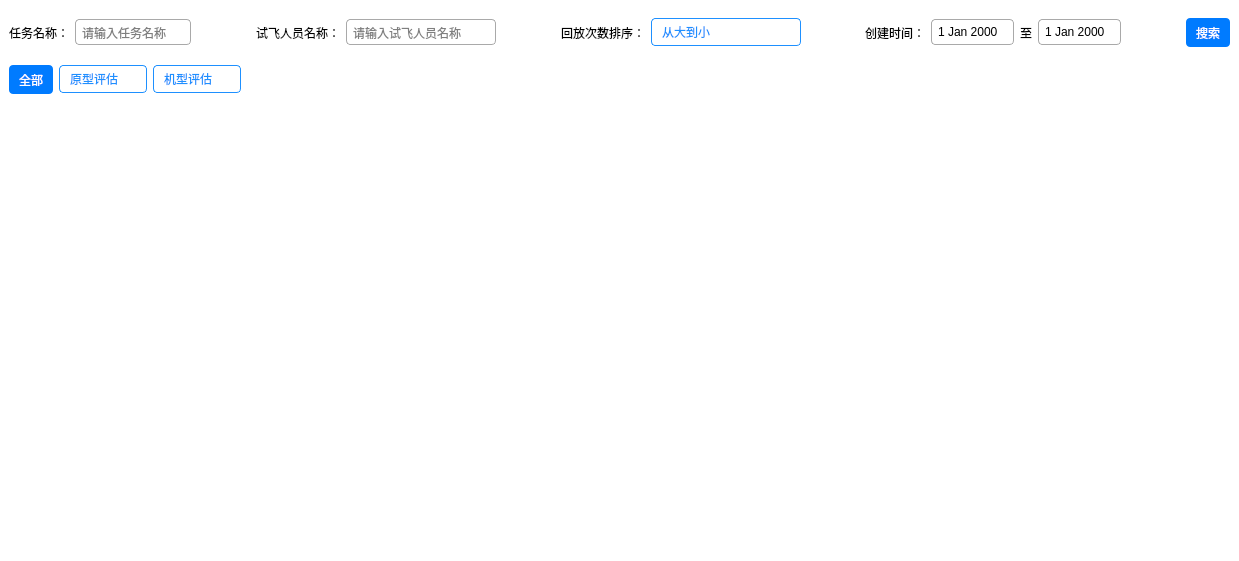
<?xml version="1.0" encoding="UTF-8"?>
<ui version="4.0">
 <class>ReplayWidget</class>
 <widget class="QWidget" name="ReplayWidget">
  <property name="geometry">
   <rect>
    <x>0</x>
    <y>0</y>
    <width>1239</width>
    <height>561</height>
   </rect>
  </property>
  <property name="windowTitle">
   <string>Form</string>
  </property>
  <layout class="QVBoxLayout" name="verticalLayout">
   <property name="spacing">
    <number>0</number>
   </property>
   <property name="leftMargin">
    <number>0</number>
   </property>
   <property name="topMargin">
    <number>0</number>
   </property>
   <property name="rightMargin">
    <number>0</number>
   </property>
   <property name="bottomMargin">
    <number>0</number>
   </property>
   <item>
    <widget class="QWidget" name="page_2" native="true">
     <property name="styleSheet">
      <string notr="true">QWidget#page_2{
background-color: #FFFFFF;
}
</string>
     </property>
     <layout class="QVBoxLayout" name="verticalLayout_3">
      <item>
       <widget class="QWidget" name="widget_2" native="true">
        <property name="sizePolicy">
         <sizepolicy hsizetype="Preferred" vsizetype="Fixed">
          <horstretch>0</horstretch>
          <verstretch>0</verstretch>
         </sizepolicy>
        </property>
        <property name="styleSheet">
         <string notr="true">QPushButton {
    background-color: #007BFF;  /* 蓝色背景 */
    color: white;  /* 白色文字 */
    border-radius: 4px;  /* 圆角 */
    padding: 5px 10px;  /* 内边距 */
    border: none;  /* 无边框 */
}

QPushButton:hover {
    background-color: #0056b3;  /* 悬停时更深的蓝色 */
}

QPushButton:pressed {
    background-color: #003d80;  /* 按下时更深的蓝色 */
}
QComboBox {
    background-color: white;             /* 背景颜色为白色 */
    color: #1E90FF;                      /* 字体颜色为蓝色 */
    border: 1px solid #1E90FF;           /* 边框为蓝色，宽度为2px */
    border-radius: 4px;                  /* 圆角半径 */
    padding: 5px 10px;  /* 内边距 */
}

QComboBox QAbstractItemView {
    background-color: white;             /* 下拉列表的背景为白色 */
    color: #1E90FF;                      /* 下拉列表字体颜色为蓝色 */
    selection-background-color: #D0E8FF; /* 选中项的背景颜色 */
    selection-color: #1E90FF;            /* 选中项的字体颜色 */
}

QComboBox:hover {
    border: 1px solid #4682B4;           /* 悬停时边框变成较深的蓝色 */
}

QComboBox::drop-down {
    border: none;                        /* 去除下拉按钮的边框 */
}

QComboBox::down-arrow {
    image: url(:/mainwindow/arrow_down.png);  /* 自定义下拉箭头图标 */
    width: 12px;                         /* 图标宽度 */
    height: 12px;                        /* 图标高度 */
}

QLineEdit,QDateEdit{
    background-color: white;          /* 背景颜色为白色 */
    border: 1px solid #A9A9A9;        /* 边框颜色为灰色（#A9A9A9），宽度为 1px */
    border-radius: 4px;               /* 圆角半径 */
    padding: 4px;                     /* 内边距，确保文字和边框之间有距离 */
}

QLineEdit:focus,QDateEdit:focus {
    border: 1px solid #808080;        /* 当 QLineEdit 获取焦点时，边框颜色变成深灰色 */
}</string>
        </property>
        <layout class="QVBoxLayout" name="verticalLayout_2">
         <property name="spacing">
          <number>0</number>
         </property>
         <property name="leftMargin">
          <number>0</number>
         </property>
         <property name="topMargin">
          <number>0</number>
         </property>
         <property name="rightMargin">
          <number>0</number>
         </property>
         <property name="bottomMargin">
          <number>0</number>
         </property>
         <item>
          <widget class="QWidget" name="widget_3" native="true">
           <layout class="QHBoxLayout" name="_1">
            <property name="leftMargin">
             <number>0</number>
            </property>
            <property name="topMargin">
             <number>9</number>
            </property>
            <property name="rightMargin">
             <number>0</number>
            </property>
            <property name="bottomMargin">
             <number>9</number>
            </property>
            <item>
             <widget class="QLabel" name="label">
              <property name="text">
               <string>任务名称：</string>
              </property>
             </widget>
            </item>
            <item>
             <widget class="QLineEdit" name="lineEdit">
              <property name="sizePolicy">
               <sizepolicy hsizetype="Fixed" vsizetype="Fixed">
                <horstretch>0</horstretch>
                <verstretch>0</verstretch>
               </sizepolicy>
              </property>
              <property name="placeholderText">
               <string>请输入任务名称</string>
              </property>
             </widget>
            </item>
            <item>
             <spacer name="horizontalSpacer_5">
              <property name="orientation">
               <enum>Qt::Orientation::Horizontal</enum>
              </property>
              <property name="sizeHint" stdset="0">
               <size>
                <width>40</width>
                <height>20</height>
               </size>
              </property>
             </spacer>
            </item>
            <item>
             <widget class="QLabel" name="label_2">
              <property name="text">
               <string>试飞人员名称：</string>
              </property>
             </widget>
            </item>
            <item>
             <widget class="QLineEdit" name="lineEdit_2">
              <property name="sizePolicy">
               <sizepolicy hsizetype="Fixed" vsizetype="Fixed">
                <horstretch>0</horstretch>
                <verstretch>0</verstretch>
               </sizepolicy>
              </property>
              <property name="minimumSize">
               <size>
                <width>150</width>
                <height>0</height>
               </size>
              </property>
              <property name="maximumSize">
               <size>
                <width>150</width>
                <height>16777215</height>
               </size>
              </property>
              <property name="placeholderText">
               <string>请输入试飞人员名称</string>
              </property>
             </widget>
            </item>
            <item>
             <spacer name="horizontalSpacer_4">
              <property name="orientation">
               <enum>Qt::Orientation::Horizontal</enum>
              </property>
              <property name="sizeHint" stdset="0">
               <size>
                <width>40</width>
                <height>20</height>
               </size>
              </property>
             </spacer>
            </item>
            <item>
             <widget class="QLabel" name="label_5">
              <property name="text">
               <string>回放次数排序：</string>
              </property>
             </widget>
            </item>
            <item>
             <widget class="QComboBox" name="comboBox_3">
              <property name="sizePolicy">
               <sizepolicy hsizetype="Fixed" vsizetype="Fixed">
                <horstretch>0</horstretch>
                <verstretch>0</verstretch>
               </sizepolicy>
              </property>
              <property name="minimumSize">
               <size>
                <width>150</width>
                <height>0</height>
               </size>
              </property>
              <property name="maximumSize">
               <size>
                <width>150</width>
                <height>16777215</height>
               </size>
              </property>
              <item>
               <property name="text">
                <string>从大到小</string>
               </property>
              </item>
             </widget>
            </item>
            <item>
             <spacer name="horizontalSpacer_3">
              <property name="orientation">
               <enum>Qt::Orientation::Horizontal</enum>
              </property>
              <property name="sizeHint" stdset="0">
               <size>
                <width>40</width>
                <height>20</height>
               </size>
              </property>
             </spacer>
            </item>
            <item>
             <widget class="QLabel" name="label_3">
              <property name="text">
               <string>创建时间：</string>
              </property>
             </widget>
            </item>
            <item>
             <widget class="QDateEdit" name="dateEdit">
              <property name="sizePolicy">
               <sizepolicy hsizetype="Fixed" vsizetype="Fixed">
                <horstretch>0</horstretch>
                <verstretch>0</verstretch>
               </sizepolicy>
              </property>
              <property name="buttonSymbols">
               <enum>QAbstractSpinBox::ButtonSymbols::NoButtons</enum>
              </property>
             </widget>
            </item>
            <item>
             <widget class="QLabel" name="label_4">
              <property name="text">
               <string>至</string>
              </property>
             </widget>
            </item>
            <item>
             <widget class="QDateEdit" name="dateEdit_2">
              <property name="sizePolicy">
               <sizepolicy hsizetype="Fixed" vsizetype="Fixed">
                <horstretch>0</horstretch>
                <verstretch>0</verstretch>
               </sizepolicy>
              </property>
              <property name="buttonSymbols">
               <enum>QAbstractSpinBox::ButtonSymbols::NoButtons</enum>
              </property>
             </widget>
            </item>
            <item>
             <spacer name="horizontalSpacer">
              <property name="orientation">
               <enum>Qt::Orientation::Horizontal</enum>
              </property>
              <property name="sizeHint" stdset="0">
               <size>
                <width>40</width>
                <height>20</height>
               </size>
              </property>
             </spacer>
            </item>
            <item>
             <widget class="QPushButton" name="pushButton">
              <property name="minimumSize">
               <size>
                <width>0</width>
                <height>29</height>
               </size>
              </property>
              <property name="text">
               <string>搜索</string>
              </property>
             </widget>
            </item>
           </layout>
          </widget>
         </item>
         <item>
          <widget class="QWidget" name="widget_4" native="true">
           <layout class="QHBoxLayout" name="_2">
            <property name="leftMargin">
             <number>0</number>
            </property>
            <property name="topMargin">
             <number>9</number>
            </property>
            <property name="rightMargin">
             <number>0</number>
            </property>
            <property name="bottomMargin">
             <number>9</number>
            </property>
            <item>
             <widget class="QPushButton" name="pushButton_3">
              <property name="minimumSize">
               <size>
                <width>0</width>
                <height>29</height>
               </size>
              </property>
              <property name="text">
               <string>全部</string>
              </property>
             </widget>
            </item>
            <item>
             <widget class="QComboBox" name="comboBox">
              <item>
               <property name="text">
                <string>原型评估</string>
               </property>
              </item>
             </widget>
            </item>
            <item>
             <widget class="QComboBox" name="comboBox_2">
              <item>
               <property name="text">
                <string>机型评估</string>
               </property>
              </item>
             </widget>
            </item>
            <item>
             <spacer name="horizontalSpacer_2">
              <property name="orientation">
               <enum>Qt::Orientation::Horizontal</enum>
              </property>
              <property name="sizeHint" stdset="0">
               <size>
                <width>40</width>
                <height>20</height>
               </size>
              </property>
             </spacer>
            </item>
           </layout>
          </widget>
         </item>
        </layout>
       </widget>
      </item>
      <item>
       <widget class="QScrollArea" name="scrollArea">
        <property name="frameShape">
         <enum>QFrame::Shape::NoFrame</enum>
        </property>
        <property name="frameShadow">
         <enum>QFrame::Shadow::Plain</enum>
        </property>
        <property name="widgetResizable">
         <bool>true</bool>
        </property>
        <widget class="QWidget" name="replayListWidget">
         <property name="geometry">
          <rect>
           <x>0</x>
           <y>0</y>
           <width>1217</width>
           <height>430</height>
          </rect>
         </property>
         <property name="styleSheet">
          <string notr="true">QWidget#replayListWidget{
background-color: rgb(255, 255, 255);
}</string>
         </property>
         <layout class="QVBoxLayout" name="replayListLayout">
          <property name="spacing">
           <number>20</number>
          </property>
         </layout>
        </widget>
       </widget>
      </item>
     </layout>
    </widget>
   </item>
  </layout>
 </widget>
 <resources/>
 <connections/>
</ui>
